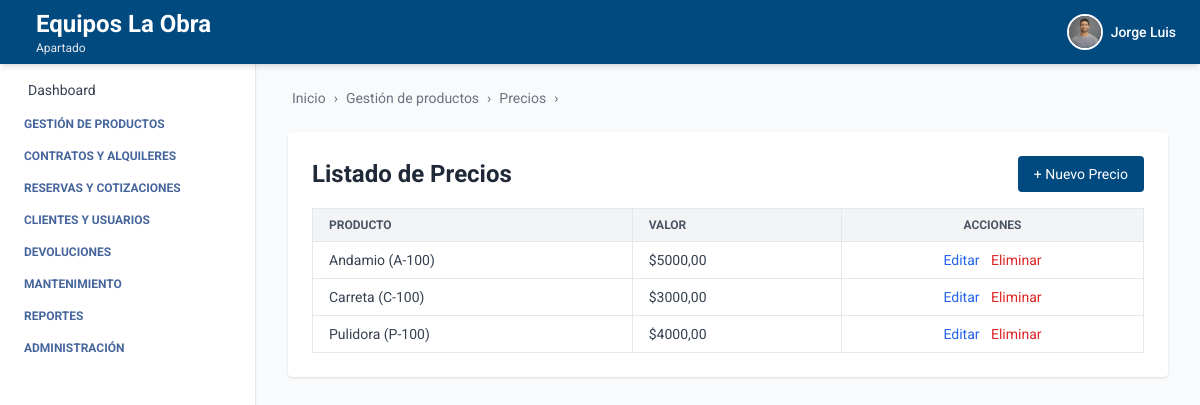
The page /productos/precios/ (signed in) on the database as committed earlier.
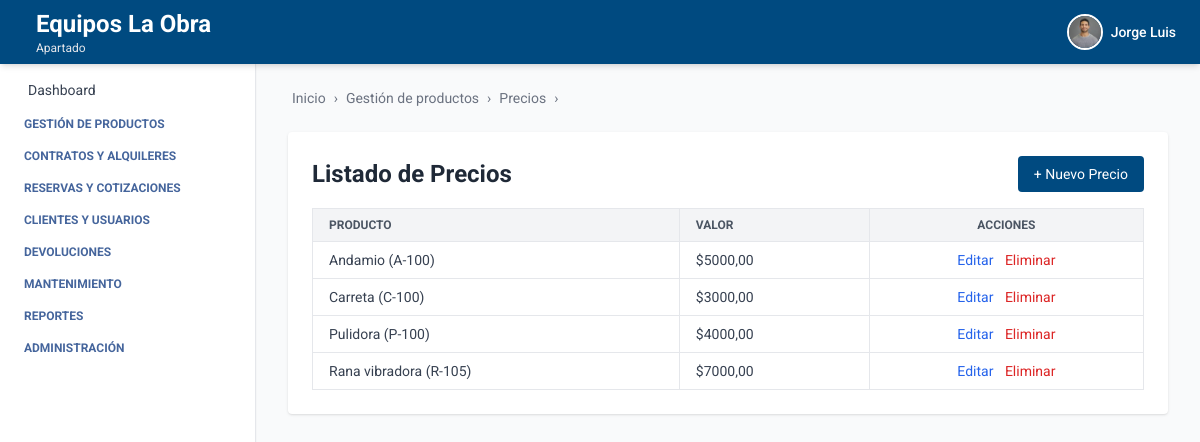
The same page on the database as committed later.
### producto/models.py (models this page shows, shortened)
class PrecioProducto(models.Model):
    producto = models.ForeignKey(Producto, related_name='precios', on_delete=models.CASCADE)
    valor = models.DecimalField(max_digits=10, decimal_places=2)

class Producto(models.Model):
    ESTADOS = [
        ("activo", "Activo"),
        ("inactivo", "Inactivo"),
        ("disponible", "Disponible"),
        ("no_disponible", "No disponible"),
    ]
    nombre = models.CharField(max_length=100)
    descripcion = models.TextField()
    codigo_interno = models.CharField(max_length=50)
    estado = models.CharField(max_length=20, choices=ESTADOS, default="activo")
    iva_porcentaje = models.DecimalField(max_digits=5, decimal_places=2, default=0, help_text="Porcentaje de IVA aplicado al producto")
    ubicacion_actual = models.CharField(max_length=100)
    marca = models.CharField(max_length=100, blank=True, null=True)
    modelo = models.CharField(max_length=100, blank=True, null=True)
    serial = models.CharField(max_length=100, blank=True, null=True)
    imagen = models.ImageField(upload_to="media/productos/", null=True, blank=True)
    empresa = models.ForeignKey(Empresa, on_delete=models.CASCADE, related_name='productos', default=1)
    sucursal = models.ForeignKey(Sucursal, on_delete=models.CASCADE, related_name='productos', default=1)
    categoria = models.ForeignKey(Categoria, on_delete=models.SET_NULL, null=True, blank=True, related_name='productos')
    proveedor = models.ForeignKey(Proveedor, on_delete=models.SET_NULL, null=True, blank=True, related_name='productos')
    created_at = models.DateTimeField(auto_now_add=True)
    updated_at = models.DateTimeField(auto_now=True)
    creado_por = models.CharField(max_length=100, blank=True, null=True)
    modificado_por = models.CharField(max_length=100, blank=True, null=True)
    class Meta:
        ordering = ['nombre']
        verbose_name = 'Producto'
        verbose_name_plural = 'Productos'
        constraints = [
            models.UniqueConstraint(fields=['empresa', 'codigo_interno'], name='unique_codigo_por_empresa')
        ]
    def __str__(self):
        return f"{self.nombre} ({self.codigo_interno})"
    objects = ProductoManager()

### producto/views_precios.py (the view)
# urls.py: path('precios/', precio_producto_list, name='precio_producto_list'),
@login_required
def precio_producto_list(request):
    precios = PrecioProducto.objects.filter(
        producto__empresa=request.user.empresa).order_by('producto__nombre')
    return render(request, 'precio_producto_list.html', {
        'precios': precios,
        'breadcrumb_items': [('Gestión de productos', '#'), ('Precios', 'Listado')],
    })

### producto/templates/precio_producto_list.html
{% extends 'index.html' %}
{% block breadcrumb %}
  {% include 'breadcrumb.html' with home='/' breadcrumbs=breadcrumb_items %}
{% endblock %}
{% block content %}
<div class="max-w-4xl mx-auto mt-6 bg-white p-6 rounded shadow">
  <div class="flex justify-between items-center mb-4">
    <h2 class="text-2xl font-bold text-gray-800">Listado de Precios</h2>
    <a href="{% url 'precio_producto_create' %}" class="bg-[var(--primary-color)] text-white px-4 py-2 rounded hover:opacity-90 text-sm">+ Nuevo Precio</a>
  </div>
  <table class="min-w-full border border-gray-200 text-sm text-left">
    <thead class="bg-gray-100 text-gray-600 uppercase text-xs">
      <tr>
        <th class="px-4 py-2 border">Producto</th>
        <th class="px-4 py-2 border">Valor</th>
        <th class="px-4 py-2 border text-center">Acciones</th>
      </tr>
    </thead>
    <tbody class="text-gray-700">
      {% for precio in precios %}
        <tr class="hover:bg-gray-50">
          <td class="px-4 py-2 border">{{ precio.producto }}</td>
          <td class="px-4 py-2 border">${{ precio.valor }}</td>
          <td class="px-4 py-2 border text-center space-x-2">
            <a href="{% url 'precio_producto_edit' precio.pk %}" class="text-blue-600 hover:underline">Editar</a>
            <a href="{% url 'precio_producto_delete' precio.pk %}" class="text-red-600 hover:underline">Eliminar</a>
          </td>
        </tr>
      {% empty %}
        <tr>
          <td colspan="3" class="text-center py-4 text-gray-500">No hay precios registrados.</td>
        </tr>
      {% endfor %}
    </tbody>
  </table>
</div>
{% endblock %}

Rows that differ between the two databases and show on the page:
added PrecioProducto: producto "Rana vibradora (R-105)", valor "7000,00"
